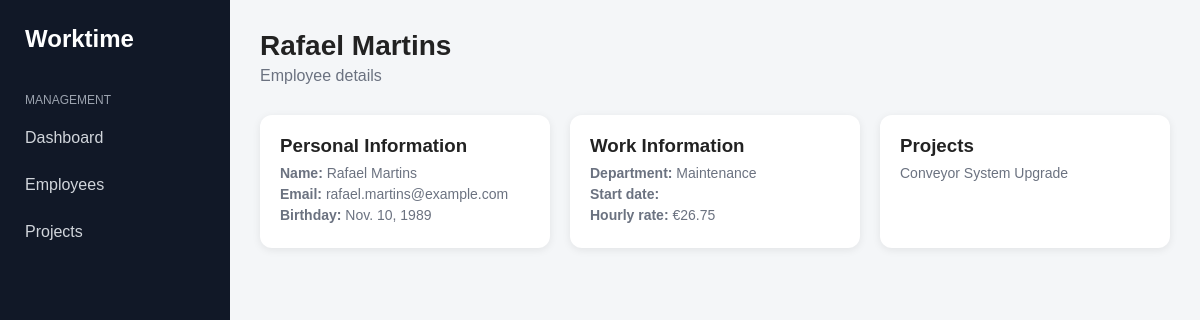
Screenshot of /employee/5/ with the database file from the repository.
### employee/models.py (models this page shows, shortened)
class Employee(models.Model):
    name = models.CharField(max_length=100)
    hire_date = models.DateField()
    birthday = models.DateField()
    email = models.EmailField()
    hourly_rate = models.DecimalField(
        decimal_places=2,
        max_digits=10,
    )
    department = models.CharField(max_length=100)
    photo = models.ImageField(upload_to="employees/", blank=True, null=True)
    description = models.TextField(default="")

### projects/models.py (models this page shows, shortened)
class Project(models.Model):
    project_name = models.CharField(max_length=100)
    start_date = models.DateField()
    end_date = models.DateField(null=True, blank=True)
    workers = models.ManyToManyField(
        Employee,
        related_name="projects",
        blank=True
    )
    materials = models.TextField()

### employee/views.py (the view)
# urls.py: path("<int:employee_id>/", views.employee_detail, name="employee_detail"),
def employee_detail(request, employee_id):
    employee = Employee.objects.get(id=employee_id)
    return render(request, "employee_detail.html", {
        "employee": employee
    })

### employee/templates/employee_detail.html (shortened to what this page needs)
{% extends "base.html" %}
{% block content %}
<div class="header">
    <h1>{{ employee.name }}</h1>
    <p>Employee details</p>
</div>
<div class="cards">
    <div class="card">
        <h3>Personal Information</h3>
        <p><strong>Name:</strong> {{ employee.name }}</p>
        <p><strong>Email:</strong> {{ employee.email }}</p>
        <p><strong>Birthday:</strong> {{ employee.birthday }}</p>
    </div>
    <div class="card">
        <h3>Work Information</h3>
        <p><strong>Department:</strong> {{ employee.department }}</p>
        <p><strong>Start date:</strong> {{ employee.start_date }}</p>
        <p><strong>Hourly rate:</strong> €{{ employee.hourly_rate }}</p>
    </div>
    <div class="card">
        <h3>Projects</h3>
        {% for project in employee.projects.all %}
            <p>{{ project.project_name }}</p>
        {% empty %}
            <p>No projects assigned.</p>
        {% endfor %}
    </div>
</div>
{% endblock %}

### app/templates/base.html (style rules this page uses)
* { box-sizing: border-box; margin: 0; padding: 0; }
body { font-family: Arial, sans-serif; background: #f4f6f8; color: #222; }
.header { margin-bottom: 30px; }
.header h1 { font-size: 28px; }
.header p { color: #6b7280; margin-top: 5px; }
.cards { display: grid; grid-template-columns: repeat(auto-fill, minmax(230px, 1fr)); gap: 20px; }
.card { background: white; border-radius: 12px; padding: 20px; box-shadow: 0 2px 8px rgba(0,0,0,0.08); text-decoration: none; color: inherit; transition: 0.2s; }
.card h3 { margin-bottom: 8px; }
.card p { color: #6b7280; font-size: 14px; margin-bottom: 5px; }

### rows the page displays
Employee: name "Rafael Martins", email "rafael.martins@example.com", birthday "Nov. 10, 1989", department "Maintenance", hourly_rate "26.75"
Project: project_name "Conveyor System Upgrade"
